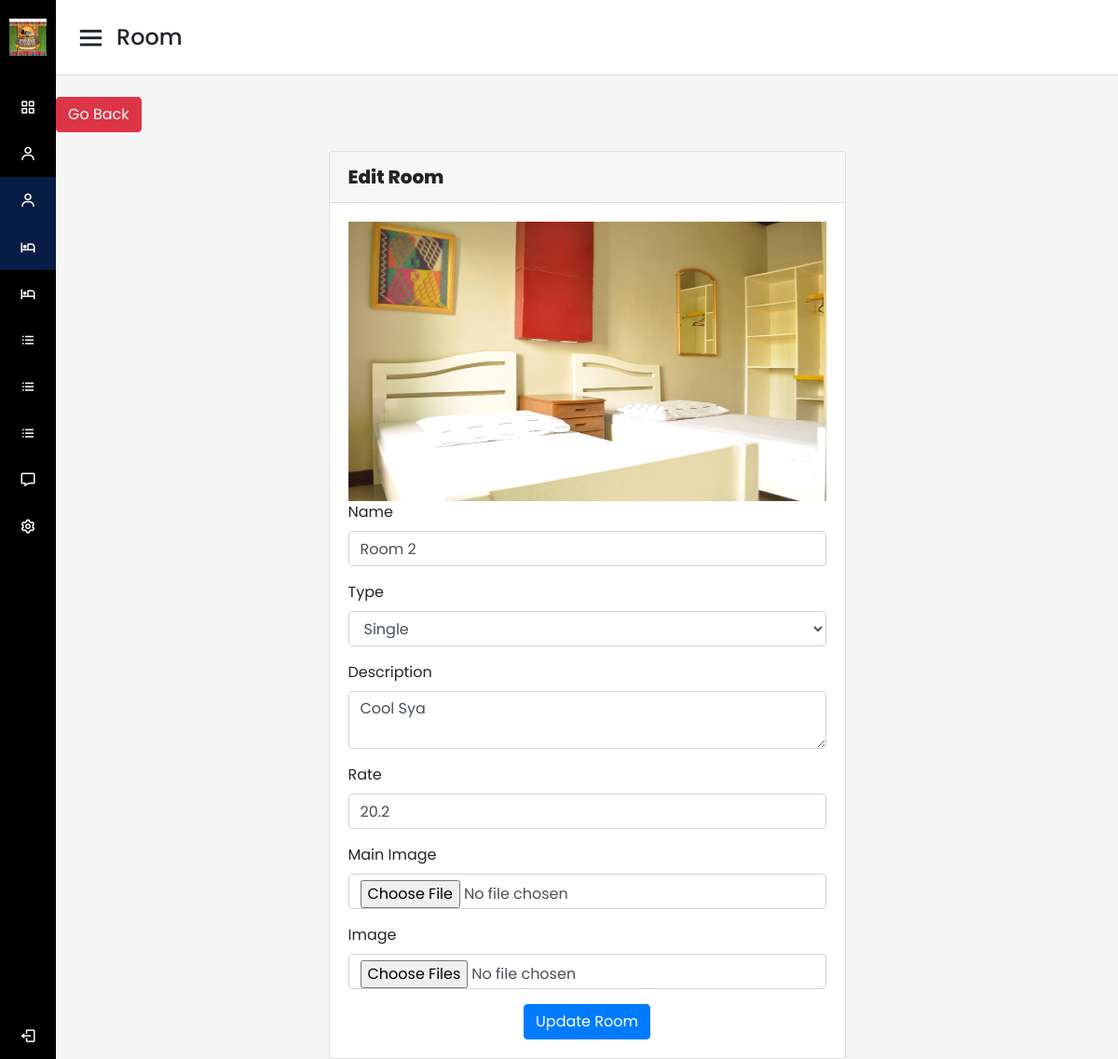
Page /admin/edit_room.php?id=1 (signed in) on the committed database.
### tables this page shows
CREATE TABLE `room` (
  `id` int(11) NOT NULL,
  `name` varchar(255) NOT NULL,
  `type` varchar(255) NOT NULL,
  `description` text NOT NULL,
  `rate` double NOT NULL,
  `status` int(11) NOT NULL,
  `image` text NOT NULL,
  `images` mediumtext NOT NULL
);

### admin/edit_room.php (the view, shortened to what this page needs)
<?php
if (isset($_SESSION['user_id']) && $_SESSION['role'] === "Administrator") {
$id = $_GET['id'];
?>
<!DOCTYPE html>
<html lang="en" dir="ltr">
  <head>
    <link rel="stylesheet" href="../css/admin_style.css">
    <link href='https://unpkg.com/boxicons@2.0.7/css/boxicons.min.css' rel='stylesheet'>
    <link href='https://unpkg.com/boxicons@2.0.9/css/boxicons.min.css' rel='stylesheet'>
    <link href="https://cdnjs.cloudflare.com/ajax/libs/twitter-bootstrap/4.6.0/css/bootstrap.min.css" rel="stylesheet"/>
    <link href="https://cdn.datatables.net/1.13.3/css/dataTables.bootstrap4.min.css" rel="stylesheet"/>
   </head>
<body>
  <div class="sidebar">
    <div class="logo-details">
      <img src="../img/Pagana_logo.png" width="40" height="40" style="margin-left: 10px;" alt="">
      <span class="logo_name">Pagana Kutawato</span>
    </div>
      <ul class="nav-links">
        <li>
          <a href="dashboard.php">
            <i class='bx bx-grid-alt' ></i>
            <span class="links_name">Dashboard</span>
          </a>
        </li>
        <li>
          <a href="user.php">
            <i class='bx bx-user' ></i>
            <span class="links_name">Guests</span>
          </a>
        </li>
        <li>
          <a href="guests.php" class="active">
            <i class='bx bx-user' ></i>
            <span class="links_name">Users</span>
          </a>
        </li>
        <li>
          <a href="room.php" class="active">
            <i class='bx bx-hotel' ></i>
            <span class="links_name">Room</span>
          </a>
        </li>
        <li>
          <a href="roomavail.php">
            <i class='bx bx-hotel' ></i>
            <span class="links_name">Room Booking</span>
          </a>
        </li>
        <li>
          <a href="amenities.php">
            <i class='bx bx-list-ul' ></i>
            <span class="links_name">Amenities</span>
          </a>
        </li>
        <li>
          <a href="reservations.php">
            <i class='bx bx-list-ul' ></i>
            <span class="links_name">Reservation</span>
          </a>
        </li>
        <li>
          <a href="reports.php">
            <i class='bx bx-list-ul' ></i>
            <span class="links_name">Reports</span>
          </a>
        </li>
        <li>
          <a href="help_desk.php">
            <i class='bx bx-message' ></i>
            <span class="links_name">Help Desk</span>
          </a>
        </li>
        <li>
          <a href="settings.php">
            <i class='bx bx-cog' ></i>
            <span class="links_name">Setting</span>
          </a>
        </li>
        <li class="log_out">
          <a href="logout.php">
            <i class='bx bx-log-out'></i>
            <span class="links_name">Log out</span>
          </a>
        </li>
      </ul>
  </div>
  <section class="home-section">
    <nav>
      <div class="sidebar-button">
        <i class='bx bx-menu sidebarBtn'></i>
        <span class="dashboard">Room</span>
      </div>
    </nav>
    <div class="home-content">
        <div class="tables">
          <div style="margin-bottom: 20px;">
            <a class="btn btn-danger" href="room.php">Go Back</a>
          </div>
            <div class="row justify-content-center">
                <div class="col-md-6">
                    <div class="card">
                        <div class="card-header">Edit Room</div>
                        <?php
                          $conn = dbConnect();
                          $stmt = $conn->prepare("SELECT * FROM room WHERE id = '$id'");
                          $stmt->execute();
                          $result = $stmt->get_result();
                          while ($row = $result->fetch_assoc()) {
                              $roomImage = $row['image'];
                              $roomName = $row['name'];
                              $roomType = $row['type'];
                              $roomDescription = $row['description'];
                              $roomRate = $row['rate'];
                          ?>
                            <div class="card-body">
                                <form action="" method="POST" enctype="multipart/form-data">
                                    <img src="../uploads/<?php echo $roomImage; ?>" class="img-fluid" style="max-height: 300px; width:1000px">
                                    <div class="mb-3">
                                        <label for="name" class="form-label">Name</label>
                                        <input type="text" class="form-control" id="name" name="name" required value="<?php echo $roomName; ?>">
                                    </div>
                                    <div class="mb-3">
                                        <label for="type" class="form-label">Type</label>
                                        <select type="text" class="form-control" id="type" name="type"  required>
                                          <option value="Single" <?php echo ($roomType=="Single"?"selected":""); ?> >Single</option>
                                      </select>
                                    </div>
                                    <div class="mb-3">
                                        <label for="description" class="form-label">Description</label>
                                        <textarea type="text" class="form-control" id="description" name="description" required><?php echo $roomDescription; ?></textarea>
                                    </div>
                                    <div class="mb-3">
                                        <label for="rate" class="form-label">Rate</label>
                                        <input type="text" class="form-control" id="rate" name="rate" required value="<?php echo $roomRate; ?>">
                                    </div>
                                    <div class="mb-3">
                                        <label for="image" class="form-label">Main Image</label>
                                        <input type="file" class="form-control" id="image" name="image">
                                    </div>
                                    <div class="mb-3">
                                        <label for="image" class="form-label">Image</label>
                                        <input type="file" class="form-control" id="images" name="images[]" multiple>
                                    </div>
                                    <div class="text-center">
                                        <button type="submit" class="btn btn-primary">Update Room</button>
                                    </div>
                                </form>
                            </div>
                            <?php
                            }
                            ?>
                        </div>
                    </div>
                </div>
            </div>
        </div>
  </section>
</body>
</html>
<?php
exit();
}elseif (isset($_SESSION['user_id']) && $_SESSION['role'] === "Guest") {
  header("Location: ../index.php");
}
?>

### css/admin_style.css (style rules this page uses)
* { margin: 0; padding: 0; box-sizing: border-box; font-family: 'Poppins', sans-serif; }
.sidebar { position: fixed; height: 100%; width: 240px; background: black; transition: all 0.5s ease; }
.sidebar .logo-details { height: 80px; display: flex; align-items: center; }
.sidebar .logo-details .logo_name { color: #fff; font-size: 15px; font-weight: 500; margin-left: 10px; }
.sidebar .nav-links { margin-top: 10px; }
.sidebar .nav-links li { position: relative; list-style: none; height: 50px; }
.sidebar .nav-links li a { height: 100%; width: 100%; display: flex; align-items: center; text-decoration: none; transition: all 0.4s ease; }
.sidebar .nav-links li a.active { background: #081D45; }
.sidebar .nav-links li i { min-width: 60px; text-align: center; font-size: 18px; color: #fff; }
.sidebar .nav-links li a .links_name { color: #fff; font-size: 15px; font-weight: 400; white-space: nowrap; }
.sidebar .nav-links .log_out { position: absolute; bottom: 0; width: 100%; }
.home-section { position: relative; background: #f5f5f5; min-height: 100vh; width: calc(100% - 240px); left: 240px; transition: all 0.5s ease; }
.home-section nav { display: flex; justify-content: space-between; height: 80px; background: #fff; display: flex; align-items: center; position: fixed; width: calc(100% - 240px); left: 240px; z-index: 100; padding: 0 20px; box-shadow: 0 1px 1px rgba(0, 0, 0, 0.1); transition: all 0.5s ease; }
.home-section nav .sidebar-button { display: flex; align-items: center; font-size: 24px; font-weight: 500; }
nav .sidebar-button i { font-size: 35px; margin-right: 10px; }
.home-section .home-content { position: relative; padding-top: 104px; }
@media (max-width: 1240px) { .sidebar { width: 60px; } }
@media (max-width: 1240px) { .home-section { width: calc(100% - 60px); left: 60px; } }
@media (max-width: 1240px) { .home-section nav { width: calc(100% - 60px); left: 60px; } }

### admin/edit_room.php (style rules this page uses)
.card-header { font-size: 20px; font-weight: 800; }
.img-fluid { height: -300%; }

### rows in the picture
room: image (picture), name "Room 2", type "Single", description "Cool Sya", rate "20.2"
